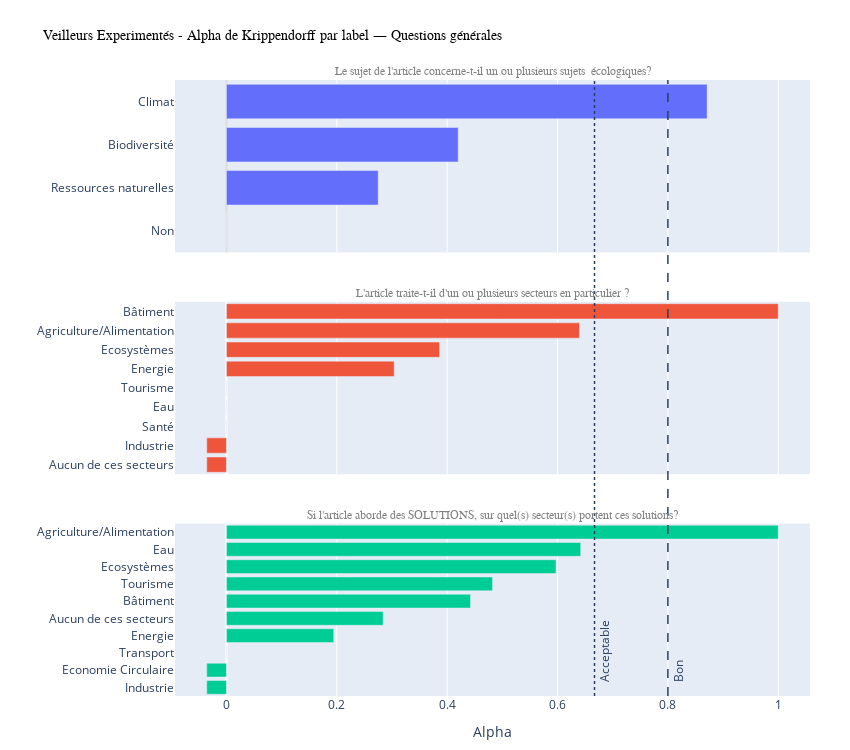

This figure's notebook cell:
### Markdown cell above
### Graphiques

### Code cell
# Questions générales
alpha_dict_general_exp = {q: alpha_dict_exp[q] for q in questions_generales if q in alpha_dict_exp}
fig = make_multi_figure(alpha_dict_general_exp, titre = "Veilleurs Experimentés - Alpha de Krippendorff par label — Questions générales", max_height=250, width=850)
fig.show()

### Figure 1 — Plotly figure (JSON) as saved in the notebook; plotly's stock layout.template omitted (floating-point values rounded to 4 significant figures)
{"data": [{"hovertemplate": "<b>%{y}</b><br>Alpha: %{x:.3f}<extra></extra>", "orientation": "h", "showlegend": false, "type": "bar", "x": [0.0, 0.275, 0.42, 0.8711], "xaxis": "x", "y": ["Non", "Ressources naturelles", "Biodiversité", "Climat"], "yaxis": "y"}, {"hovertemplate": "<b>%{y}</b><br>Alpha: %{x:.3f}<extra></extra>", "orientation": "h", "showlegend": false, "type": "bar", "x": [-0.03571, -0.03571, 0.0, 0.0, 0.0, 0.304, 0.3862, 0.6398, 1.0], "xaxis": "x2", "y": ["Aucun de ces secteurs", "Industrie", "Santé", "Eau", "Tourisme", "Energie", "Ecosystèmes", "Agriculture/Alimentation", "Bâtiment"], "yaxis": "y2"}, {"hovertemplate": "<b>%{y}</b><br>Alpha: %{x:.3f}<extra></extra>", "orientation": "h", "showlegend": false, "type": "bar", "x": [-0.03571, -0.03571, 0.0, 0.1944, 0.284, 0.4423, 0.4821, 0.5972, 0.642, 1.0], "xaxis": "x3", "y": ["Industrie", "Economie Circulaire", "Transport", "Energie", "Aucun de ces secteurs", "Bâtiment", "Tourisme", "Ecosystèmes", "Eau", "Agriculture/Alimentation"], "yaxis": "y3"}], "layout": {"annotations": [{"font": {"color": "gray", "family": "Arial", "size": 12}, "showarrow": false, "text": "Le sujet de l'article concerne-t-il un ou plusieurs sujets  écologiques?", "x": 0.5, "xanchor": "center", "xref": "paper", "y": 1, "yanchor": "bottom", "yref": "paper"}, {"font": {"color": "gray", "family": "Arial", "size": 12}, "showarrow": false, "text": "L'article traite-t-il d'un ou plusieurs secteurs en particulier ?", "x": 0.5, "xanchor": "center", "xref": "paper", "y": 0.64, "yanchor": "bottom", "yref": "paper"}, {"font": {"color": "gray", "family": "Arial", "size": 12}, "showarrow": false, "text": "Si l'article aborde des SOLUTIONS, sur quel(s) secteur(s) portent ces solutions?", "x": 0.5, "xanchor": "center", "xref": "paper", "y": 0.28, "yanchor": "bottom", "yref": "paper"}, {"font": {"color": "#2A3F5F", "size": 12}, "showarrow": false, "text": "Acceptable", "textangle": -90, "x": 0.667, "xanchor": "left", "xref": "x", "y": 0.02, "yanchor": "bottom", "yref": "paper"}, {"font": {"color": "#2A3F5F", "size": 12}, "showarrow": false, "text": "Bon", "textangle": -90, "x": 0.8, "xanchor": "left", "xref": "x", "y": 0.02, "yanchor": "bottom", "yref": "paper"}], "bargap": 0.2, "height": 750, "margin": {"b": 40, "l": 160, "r": 40, "t": 80}, "shapes": [{"line": {"color": "#2A3F5F", "dash": "dot", "width": 1.5}, "type": "line", "x0": 0.667, "x1": 0.667, "xref": "x", "y0": 0, "y1": 1, "yref": "paper"}, {"line": {"color": "#2A3F5F", "dash": "dash", "width": 1.5}, "type": "line", "x0": 0.8, "x1": 0.8, "xref": "x", "y0": 0, "y1": 1, "yref": "paper"}], "title": {"font": {"color": "black", "family": "Arial", "size": 14}, "text": "Veilleurs Experimentés - Alpha de Krippendorff par label — Questions générales"}, "width": 850, "xaxis": {"anchor": "y", "domain": [0, 1], "matches": "x3", "range": [-0.08571, 1.05], "showticklabels": false, "title": {"text": ""}, "zeroline": true, "zerolinecolor": "#ddd"}, "xaxis2": {"anchor": "y2", "domain": [0, 1], "matches": "x3", "showticklabels": false, "title": {"text": ""}}, "xaxis3": {"anchor": "y3", "domain": [0, 1], "showticklabels": true, "title": {"text": "Alpha"}}, "yaxis": {"anchor": "x", "automargin": true, "domain": [0.72, 1], "title": {"text": ""}}, "yaxis2": {"anchor": "x2", "automargin": true, "domain": [0.36, 0.64], "title": {"text": ""}}, "yaxis3": {"anchor": "x3", "automargin": true, "domain": [0, 0.28], "title": {"text": ""}}}}
